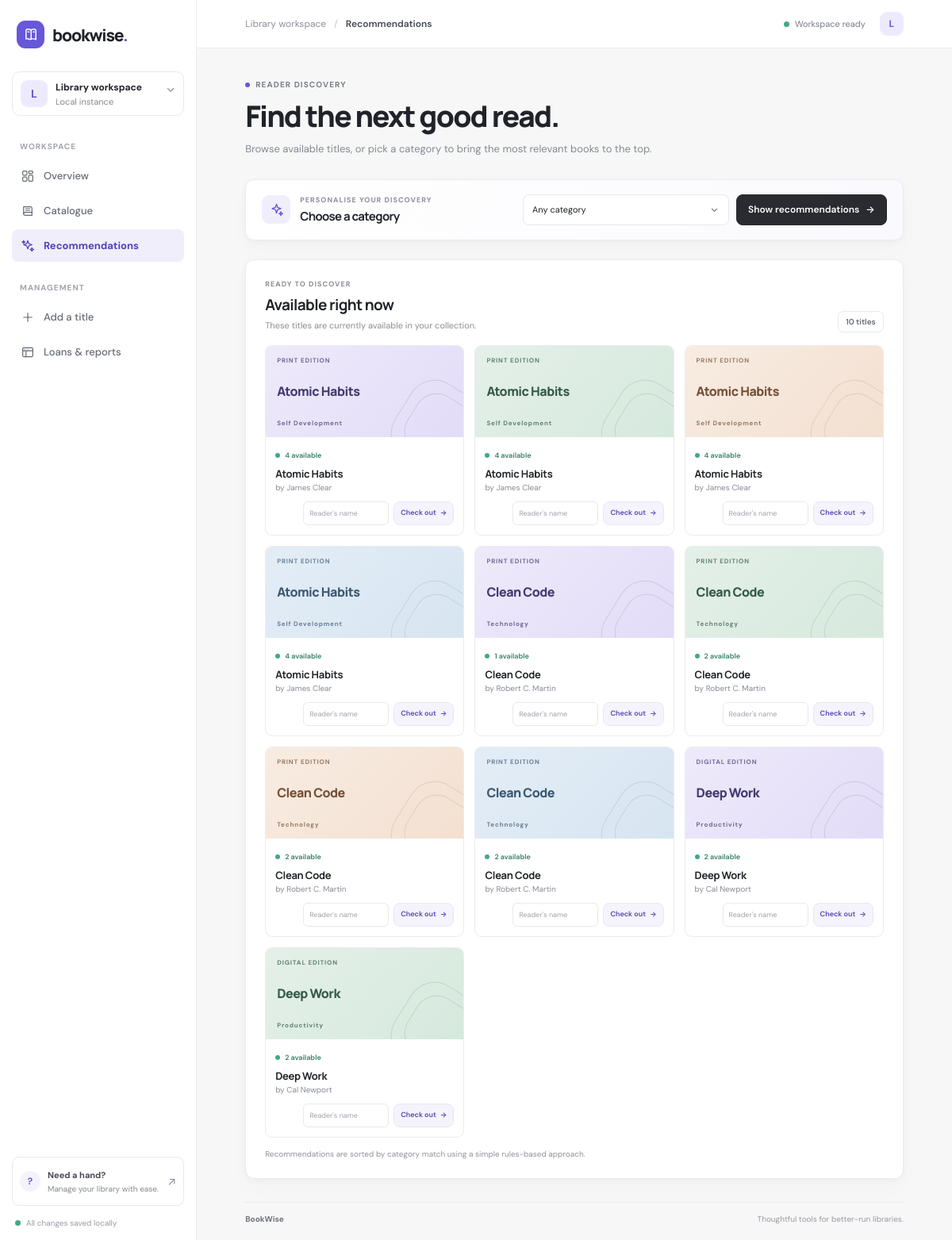
Page /recommendations on the committed database.
### tables this page shows
CREATE TABLE books(id INTEGER PRIMARY KEY,title TEXT NOT NULL,author TEXT NOT NULL,category TEXT NOT NULL,copies INTEGER NOT NULL CHECK(copies>=0),item_type TEXT NOT NULL);

### app.py (the view)
@app.get('/recommendations')
def recommendations():
 category=request.args.get('category','').strip(); books=[b for b in repo().list_books() if b['copies']>0]
 return render_template('recommendations.html',books=recommend_books(books,category or None),categories=repo().categories(),category=category)

### app.py (called while the page is built)
def repo(): return LibraryRepository(app.config['DATABASE'])

### library_system/algorithms.py (called while the page is built)
def recommend_books(books:Iterable[dict],category:str|None=None,limit:int=10)->list[dict]:
 if limit<0: raise ValueError('limit cannot be negative')
 items=[b for b in books if int(b['copies'])>0]
 items.sort(key=lambda b:(0 if category and b['category'].casefold()==category.casefold() else 1,b['title'].casefold()))
 return items[:limit]

### library_system/database.py (called while the page is built)
 def connect(self)->sqlite3.Connection:
  db=sqlite3.connect(self.path); db.row_factory=sqlite3.Row; db.execute('PRAGMA foreign_keys=ON'); return db

 def list_books(self,search:str='',category:str='')->list[dict[str,Any]]:
  sql='SELECT * FROM books WHERE 1=1'; args=[]
  if search: sql+=' AND (LOWER(title) LIKE ? OR LOWER(author) LIKE ?)'; args += [f'%{search.lower()}%',f'%{search.lower()}%']
  if category: sql+=' AND category=?'; args.append(category)
  sql+=' ORDER BY title COLLATE NOCASE'
  with self.connect() as db: return [dict(x) for x in db.execute(sql,args).fetchall()]

 def categories(self)->list[str]:
  with self.connect() as db: return [r[0] for r in db.execute('SELECT DISTINCT category FROM books ORDER BY category')]

### templates/recommendations.html (shortened to what this page needs)
{% extends 'base.html' %}
{% block breadcrumb %}Recommendations{% endblock %}
{% block content %}
<section class="page-intro">
  <div>
    <span class="eyebrow"><span class="eyebrow-dot"></span> READER DISCOVERY</span>
    <h1>Find the next good read.</h1>
    <p>Browse available titles, or pick a category to bring the most relevant books to the top.</p>
  </div>
</section>
<section class="recommendation-panel">
  <div class="recommendation-heading">
    <span class="recommendation-icon"><svg viewBox="0 0 24 24" aria-hidden="true"><path d="m12 3 1.8 5.2L19 10l-5.2 1.8L12 17l-1.8-5.2L5 10l5.2-1.8L12 3Z"/><path d="m19 15 .9 2.1L22 18l-2.1.9L19 21l-.9-2.1L16 18l2.1-.9L19 15Z"/></svg></span>
    <div><span class="section-kicker">PERSONALISE YOUR DISCOVERY</span><h2>Choose a category</h2></div>
  </div>
  <form class="recommendation-filter" method="get" action="{{ url_for('recommendations') }}">
    <label class="select-input recommendation-select">
      <select name="category">
        <option value="">Any category</option>
      </select>
      <svg viewBox="0 0 24 24" aria-hidden="true"><path d="m7 10 5 5 5-5"/></svg>
    </label>
    <button class="button button-dark" type="submit">Show recommendations <span aria-hidden="true">→</span></button>
  </form>
</section>
<section class="recommendation-results">
  <div class="section-heading">
    <div><span class="section-kicker">READY TO DISCOVER</span><h2>{{ 'Matches in ' ~ category if category else 'Available right now' }}</h2><p>These titles are currently available in your collection.</p></div>
    <span class="table-count">{{ books|length }} {{ 'title' if books|length == 1 else 'titles' }}</span>
  </div>
  <div class="book-grid recommendation-grid">
    {% for b in books %}
      <article class="book-card">
        <div class="book-cover {{ ['cover-lilac', 'cover-sage', 'cover-peach', 'cover-blue'][loop.index0 % 4] }}">
          <span class="cover-type">{{ 'DIGITAL EDITION' if b.item_type == 'ebook' else 'PRINT EDITION' }}</span>
          <span class="cover-title">{{ b.title }}</span>
          <span class="cover-decoration" aria-hidden="true"></span>
          <span class="cover-category">{{ b.category }}</span>
        </div>
        <div class="book-info">
          <span class="availability is-available"><span class="availability-dot"></span>{{ b.copies }} available</span>
          <h3>{{ b.title }}</h3>
          <p class="book-author">by {{ b.author }}</p>
          <form method="post" action="{{ url_for('borrow', book_id=b.id) }}" class="borrow-form">
            <input class="borrower-input" id="reader-{{ b.id }}" name="borrower" placeholder="Reader's name" required>
            <button type="submit" class="button button-borrow">Check out <span aria-hidden="true">→</span></button>
          </form>
        </div>
      </article>
    {% endfor %}
  </div>
  <p class="recommendation-note">Recommendations are sorted by category match using a simple rules-based approach.</p>
</section>
{% endblock %}

### rows in the picture
books: item_type "PRINT EDITION", title "Atomic Habits", category "Self Development", copies "4", author "James Clear"
books: item_type "PRINT EDITION", title "Atomic Habits", category "Self Development", copies "4", author "James Clear"
books: item_type "PRINT EDITION", title "Atomic Habits", category "Self Development", copies "4", author "James Clear"
books: item_type "PRINT EDITION", title "Atomic Habits", category "Self Development", copies "4", author "James Clear"
books: item_type "PRINT EDITION", title "Clean Code", category "Technology", copies "1", author "Robert C. Martin"
books: item_type "PRINT EDITION", title "Clean Code", category "Technology", copies "2", author "Robert C. Martin"
books: item_type "PRINT EDITION", title "Clean Code", category "Technology", copies "2", author "Robert C. Martin"
books: item_type "PRINT EDITION", title "Clean Code", category "Technology", copies "2", author "Robert C. Martin"
books: item_type "DIGITAL EDITION", title "Deep Work", category "Productivity", copies "2", author "Cal Newport"
books: item_type "DIGITAL EDITION", title "Deep Work", category "Productivity", copies "2", author "Cal Newport"

### other values in the picture
{{ 'Matches in ' ~ category if category else 'Available right now' }} "Available right now"
{{ books|length }} "10"
{{ 'title' if books|length == 1 else 'titles' }} "titles"
